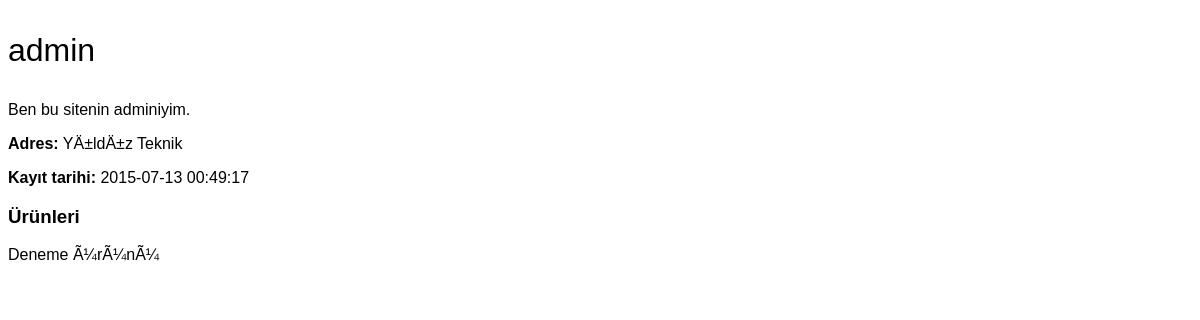
/profil.php?id=2, run on an earlier commit of the app's database.
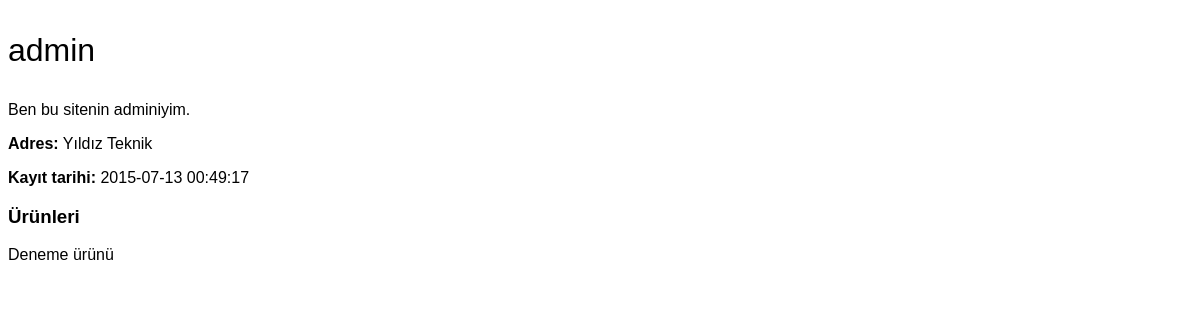
And on a later commit of the database.
### tables this page shows
CREATE TABLE IF NOT EXISTS `kullanici` (
  `userid` int(11) NOT NULL AUTO_INCREMENT,
  `nick` varchar(20) NOT NULL,
  `sifre` varchar(64) NOT NULL,
  `email` varchar(200) NOT NULL,
  `ad` varchar(100) NOT NULL,
  `soyad` varchar(100) NOT NULL,
  `kayittarih` timestamp NOT NULL DEFAULT CURRENT_TIMESTAMP ON UPDATE CURRENT_TIMESTAMP,
  `tanitim` text,
  `adres` text NOT NULL,
  `adresgoster` tinyint(1) NOT NULL DEFAULT '0',
  PRIMARY KEY (`userid`)
);

CREATE TABLE IF NOT EXISTS `urunler` (
  `id` int(11) NOT NULL AUTO_INCREMENT,
  `isim` varchar(100) NOT NULL,
  `fiyat` float NOT NULL,
  `detay` text NOT NULL,
  `satici` int(11) NOT NULL,
  `tarih` timestamp NOT NULL DEFAULT CURRENT_TIMESTAMP ON UPDATE CURRENT_TIMESTAMP,
  `resimadi` varchar(200) DEFAULT NULL,
  `yayin` tinyint(4) NOT NULL DEFAULT '1',
  PRIMARY KEY (`id`)
);

### profil.php (the view, shortened to what this page needs)
<?php $bag=mysqli_connect("localhost","root","1994","magaza");
if ($_GET["id"]!="") $id="userid=".$_GET["id"];
else $id="nick='".$nick."'";
$profil="SELECT * FROM kullanici WHERE ".$id;
$bak=mysqli_fetch_assoc(mysqli_query($bag,$profil));
$pnick=$bak["nick"];
?>
<!DOCTYPE html>
<html>
<head><meta charset="utf-8">
<link rel="stylesheet" href="stil.css">
</head>
<body>
<?php
if ($pnick=="") echo "<div class=\"hata\">Kullanıcı bulunamadı.</div>";
else {
  echo "<p class=\"nick\">".$pnick."</p>\n<p>";
  if ($bak["tanitim"]=="") echo "Profile hoşgeldiniz. Bu yazı otomatik olarak oluşturuldu.";
  else echo $bak["tanitim"]; echo "</p>";
  echo "<p><b>Adres:</b> ";
  if ($bak["adresgoster"]) echo $bak["adres"];
  else echo "<i>Kullanıcı, adresinin görüntülenmesini istemiyor.</i>";
  echo "</p>";
  echo "<p><b>Kayıt tarihi:</b> ".$bak["kayittarih"]."</p>";
  echo "<h3>Ürünleri</h3>\n";
  $urun="SELECT * FROM urunler WHERE satici=".$bak["userid"];
  $urunsec=mysqli_query($bag,$urun);
  while ($sec=mysqli_fetch_assoc($urunsec)) {
   echo "<p>".$sec["isim"]."</p>";
  }
} ?>
</body>
</html>

What changed in the data, as far as the page shows it:
changed kullanici "admin": adres "YÄ±ldÄ±z Teknik" → "Yıldız Teknik"
changed urunler: isim "Deneme Ã¼rÃ¼nÃ¼" → "Deneme ürünü"
